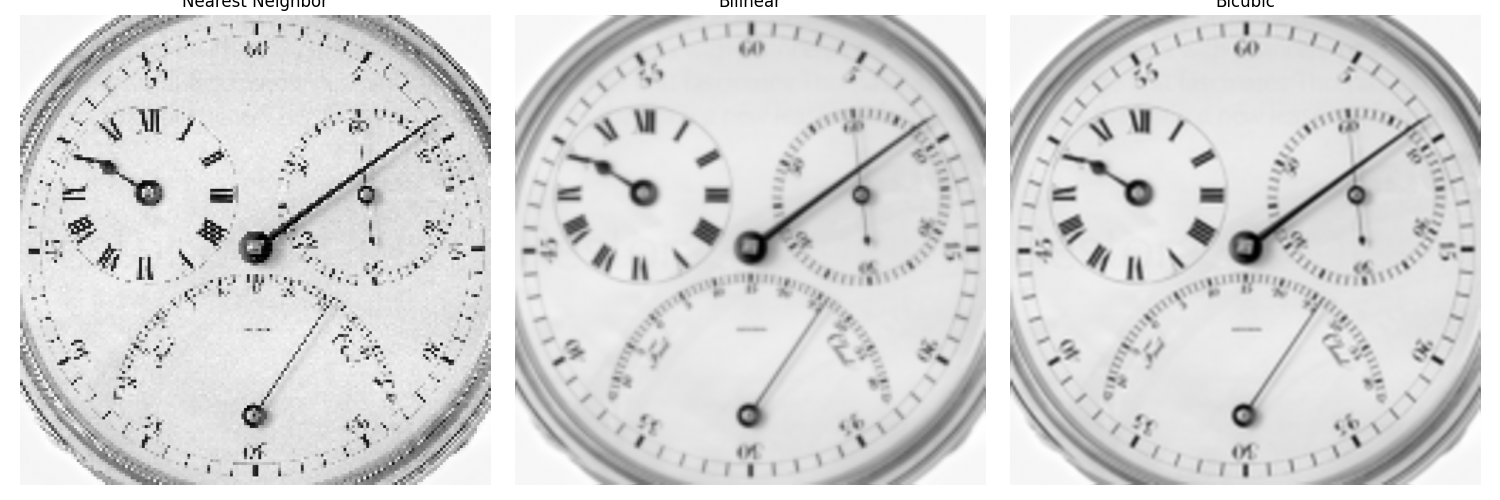

The script that saved this image:
import matplotlib.pyplot as plt
from skimage.io import imread
from skimage.transform import resize
from libDIPUM.data_path import dip_data

# Data
img_name = dip_data("Chronometer.tif")
f = imread(img_name)

# Convert to standard range/type logic
# resize returns float [0, 1] if input is float or if we don't preserve range.

# Dimensions from MATLAB:
# Original is large (2136x2140 likely).
# Target 72 dpi size: [165, 166] (rows, cols)

target_shape = (165, 166)
original_shape = f.shape[:2]

# Nearest Neighbor (order=0)
print("Processing Nearest Neighbor...")
g72nn = resize(f, target_shape, order=0, preserve_range=True, anti_aliasing=False)
f72zoomnn = resize(
    g72nn, original_shape, order=0, preserve_range=True, anti_aliasing=False
)

# Bilinear (order=1)
print("Processing Bilinear...")
# Note: skimage resize anti_aliasing default is True for order > 0, usually good to keep False to match MATLAB strict imresize without anti-aliasing filter if not specified?
# MATLAB imresize default enables anti-aliasing for shrinking.
# But here we specify method. 'nearest' turns it off. 'bilinear'/'bicubic' usually have it on by default in MATLAB when shrinking?
# The MATLAB script doesn't explicitly say 'Antialiasing', false.
# However, for pure interpolation comparison, maybe we should let it smooth.
# Let's stick to default behavior for order>0 which usually implies some smoothing or just interpolation.
g72bl = resize(f, target_shape, order=1, preserve_range=True)
f72zoombl = resize(g72bl, original_shape, order=1, preserve_range=True)

# Bicubic (order=3)
print("Processing Bicubic...")
g72bc = resize(f, target_shape, order=3, preserve_range=True)
f72zoombc = resize(g72bc, original_shape, order=3, preserve_range=True)

# Display
fig, axes = plt.subplots(1, 3, figsize=(15, 5))
axes = axes.flatten()

axes[0].imshow(f72zoomnn.astype("uint8"), cmap="gray")
axes[0].set_title("Nearest Neighbor")
axes[0].axis("off")

axes[1].imshow(f72zoombl.astype("uint8"), cmap="gray")
axes[1].set_title("Bilinear")
axes[1].axis("off")

axes[2].imshow(f72zoombc.astype("uint8"), cmap="gray")
axes[2].set_title("Bicubic")
axes[2].axis("off")

plt.tight_layout()
plt.savefig("Figure227.png")
print("Saved Figure227.png")

plt.show()
